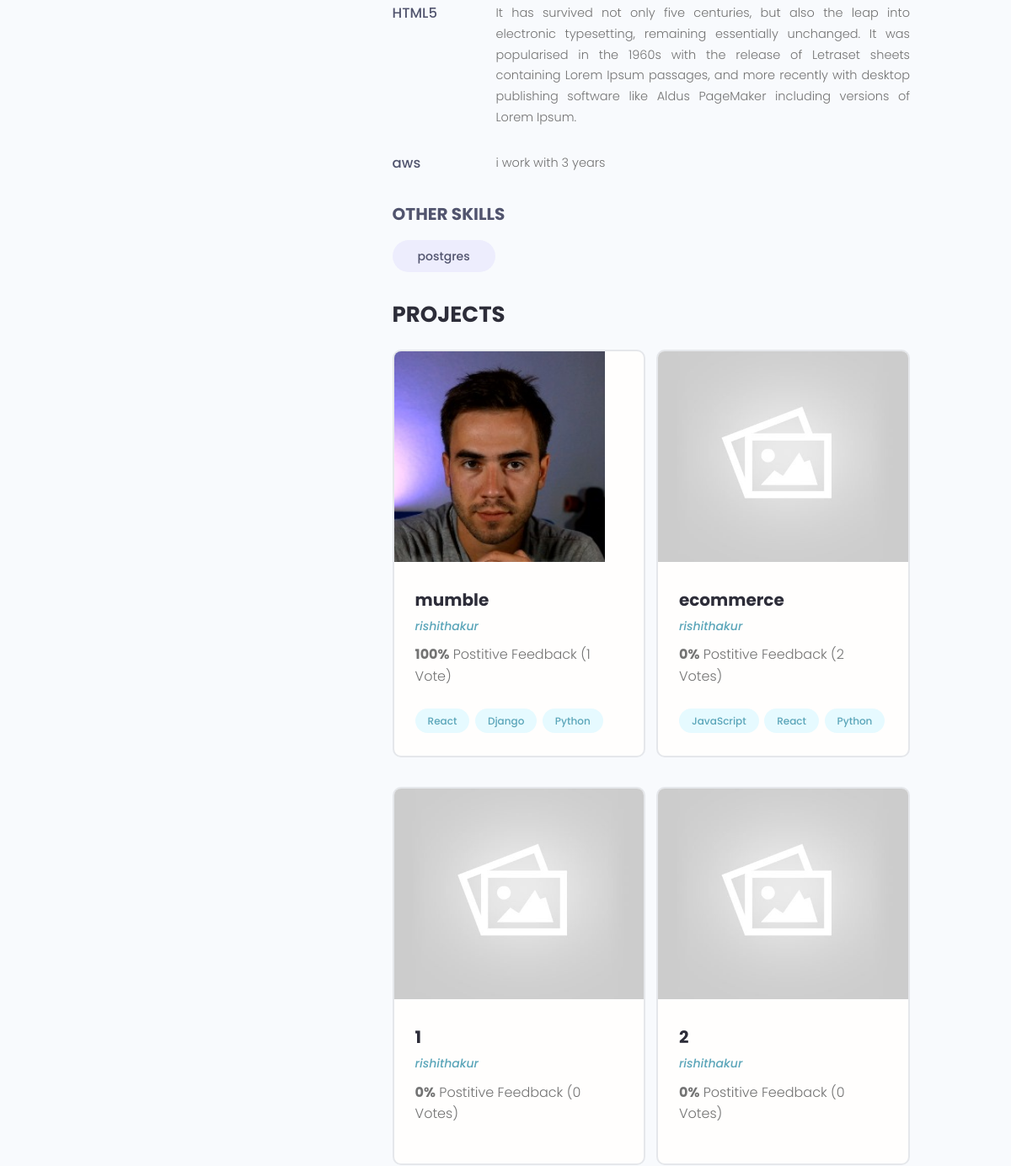
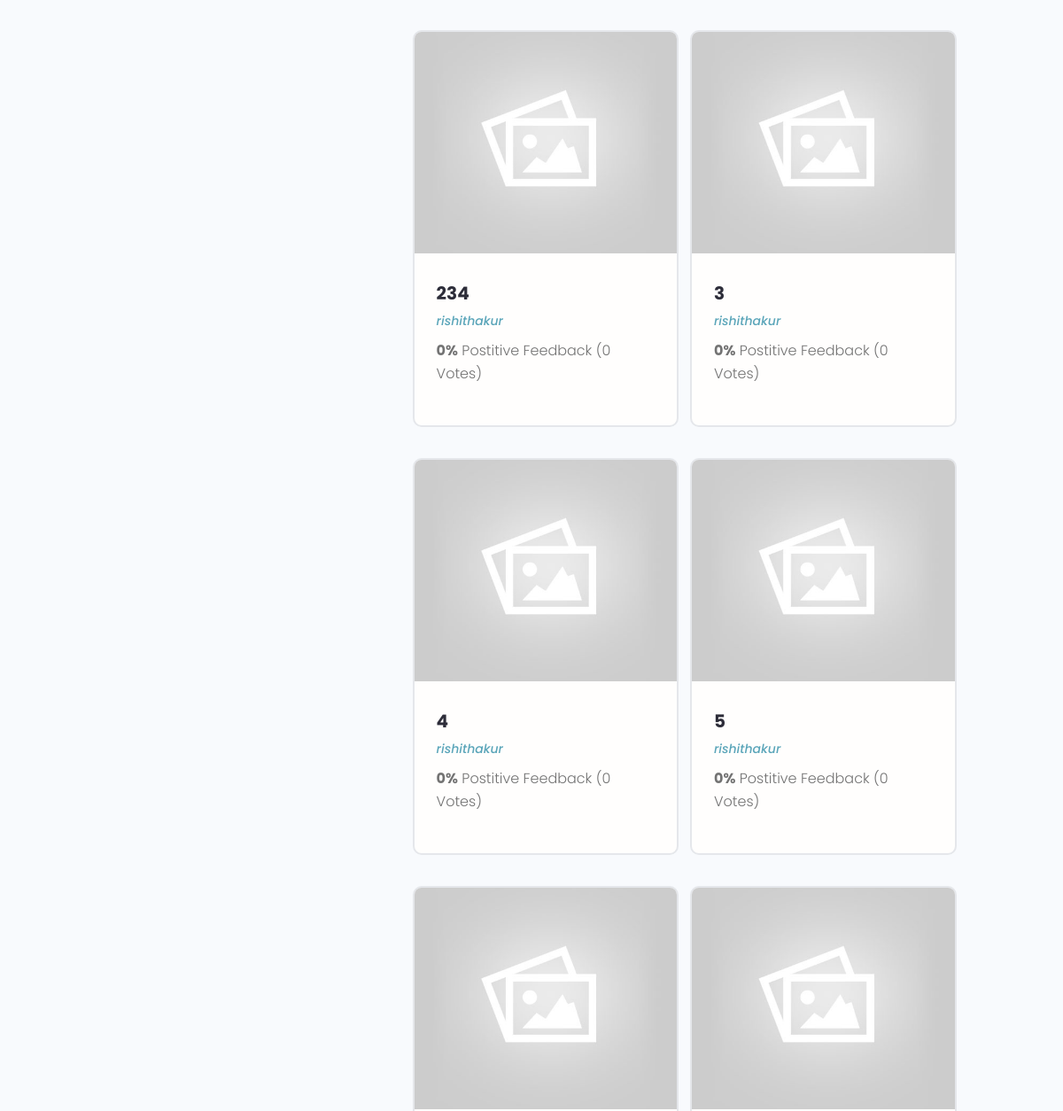
Before: /profile/3f39f7d7-5854-47ed-a7fe-519212ecbd02/ (middle part) with the older database file (2 pictures, top to bottom).
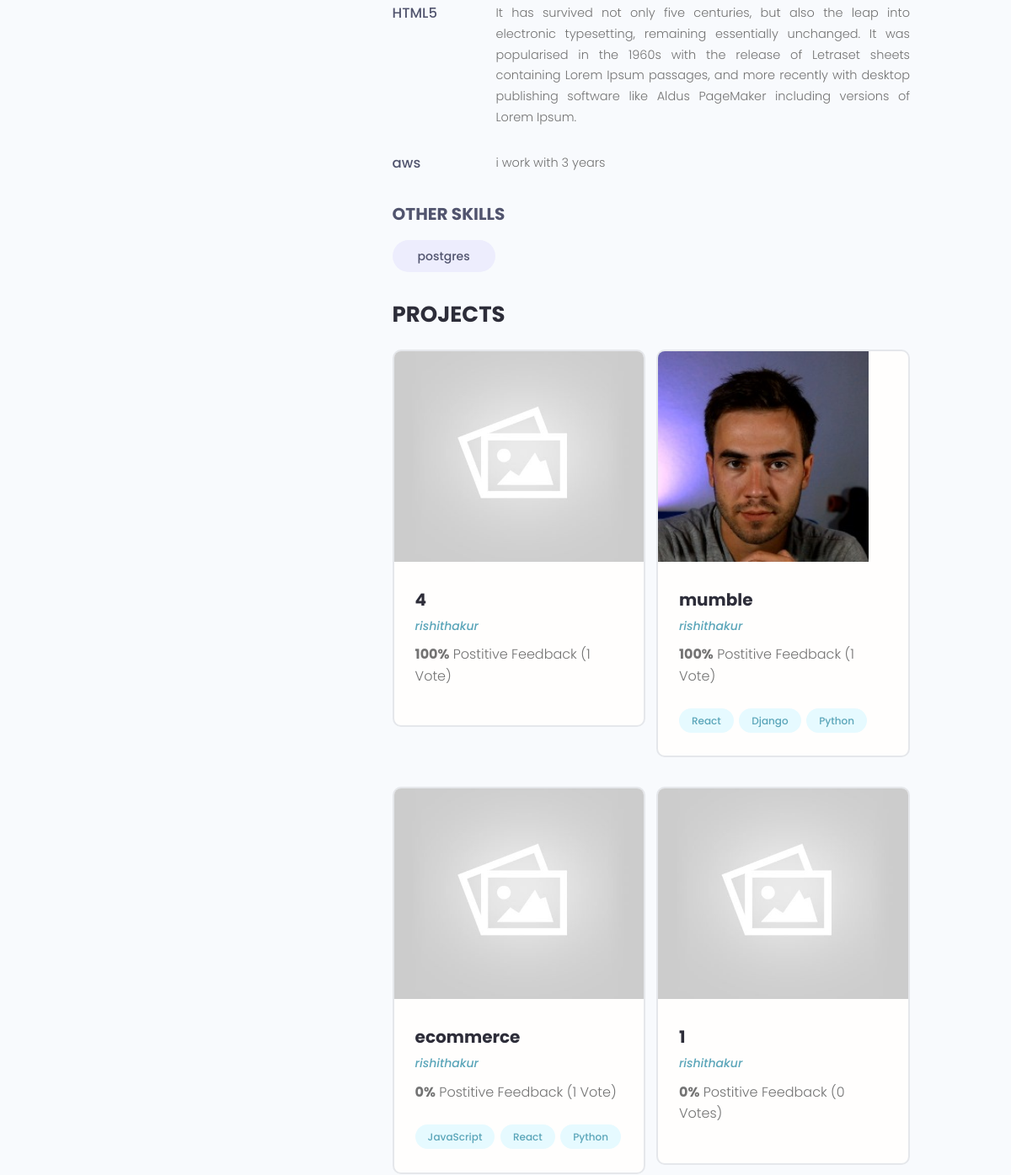
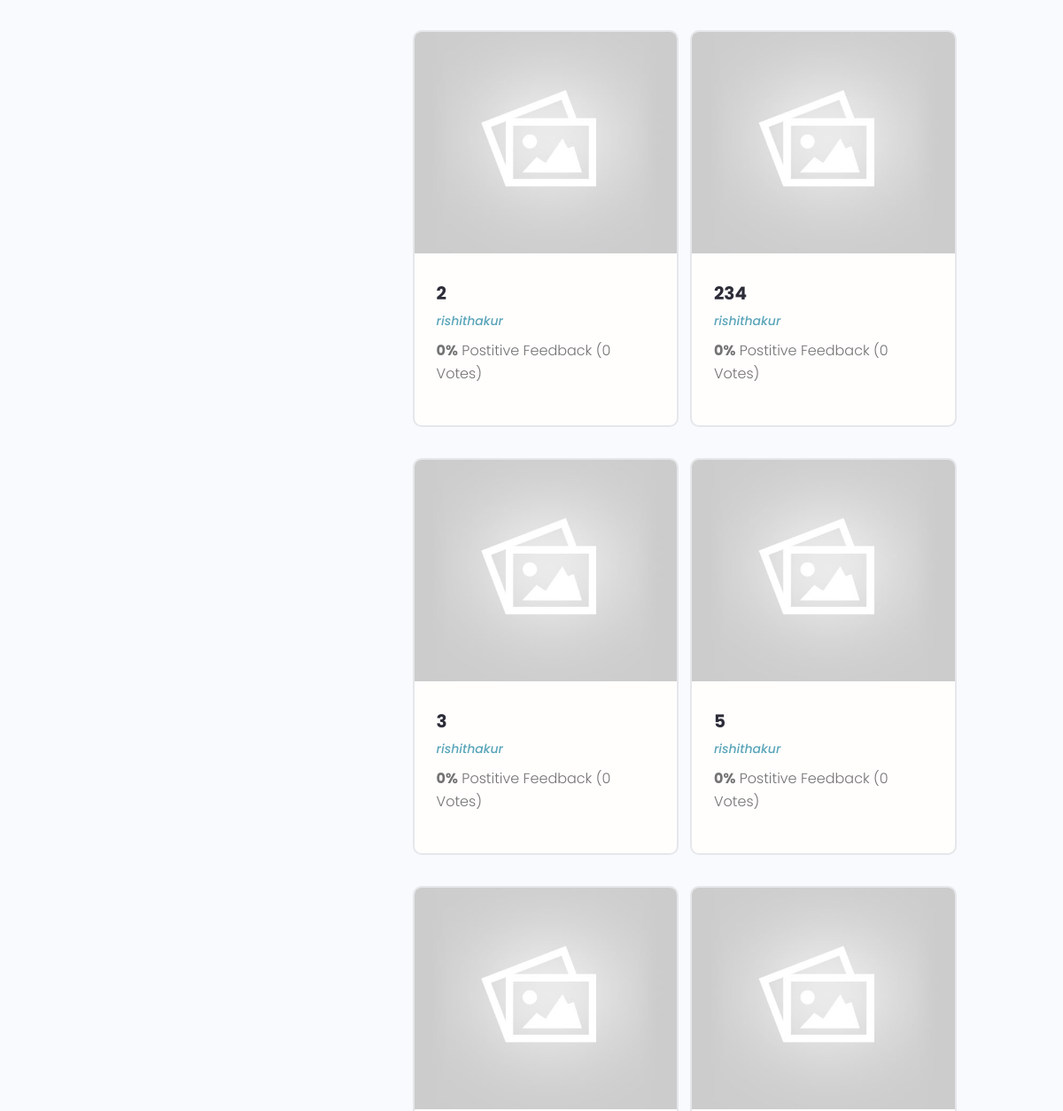
After: the same page with the newer database file (2 pictures, top to bottom).
### users/models.py (models this page shows, shortened)
class Skill(models.Model):
    owner = models.ForeignKey(Profile, on_delete=models.CASCADE, null=True, blank=True)
    name = models.CharField(max_length=200, blank=True, null=True)
    description = models.TextField(null=True, blank=True)
    created = models.DateTimeField(auto_now_add=True)
    id = models.UUIDField(default=uuid.uuid4, unique=True, primary_key=True, editable=False)
    def __str__(self):
       return str(self.name)

class Profile(models.Model):
    user = models.OneToOneField(User, on_delete=models.CASCADE, null=True, blank=True)
    name = models.CharField(max_length=200, blank=True, null=True)
    email = models.EmailField(max_length=500, blank=True, null=True)
    username = models.CharField(max_length=200, blank=True, null=True)
    location = models.CharField(max_length=200, blank=True, null=True)
    short_intro = models.CharField(max_length=200, blank=True, null=True)
    bio = models.TextField(blank=True, null=True)
    profile_image = models.ImageField(null=True, blank=True, upload_to='profiles/', default='profiles/user-default.png')
    social_github =  models.CharField(max_length=200, blank=True, null=True)
    social_linkedin=  models.CharField(max_length=200, blank=True, null=True)
    social_website =  models.CharField(max_length=200, blank=True, null=True)
    social_twitter =  models.CharField(max_length=200, blank=True, null=True)
    created = models.DateTimeField(auto_now_add=True)
    id = models.UUIDField(default=uuid.uuid4, unique=True, primary_key=True, editable=False)
    class Meta:
        ordering = ['created']
    @property
    def imageURL(self):
        try:
            url = self.profile_image.url
        except:
            url = ''
        return url

### projects/models.py (models this page shows, shortened)
class Project(models.Model):
    owner = models.ForeignKey(Profile, null=True, blank=True, on_delete=models.CASCADE)
    title = models.CharField(max_length=200)
    description = models.TextField(null=True, blank=True)
    featured_image = models.ImageField(null=True, blank=True, default="default.jpg")
    demo_link = models.CharField(max_length=2000, null=True, blank=True)
    source_link = models.CharField(max_length=2000,null=True, blank=True)
    tags = models.ManyToManyField('Tag', blank=True)
    vote_total = models.IntegerField(default=0, null=True, blank=True)
    vote_ratio = models.IntegerField(default=0, null=True, blank=True)
    created = models.DateTimeField(auto_now_add=True)
    id = models.UUIDField(default=uuid.uuid4, unique=True, primary_key=True, editable=False)
    class Meta:
        ordering = ['-vote_ratio', '-vote_total', 'title']
    @property
    def imageURL(self):
        try:
            url = self.featured_image.url
        except:
            url = ''
        return url

class Tag(models.Model):
    name = models.CharField(max_length=200)
    created = models.DateTimeField(auto_now_add=True)
    id = models.UUIDField(default=uuid.uuid4, unique=True, primary_key=True, editable=False)
    def __str__(self):
        return self.name

### users/views.py (the view)
# urls.py: path('profile/<str:pk>/', views.userProfile, name='user-profile'),
def userProfile(request, pk):
    profile = Profile.objects.get(id=pk)
    topSkills = profile.skill_set.exclude(description__exact="")
    otherSkills = profile.skill_set.filter(description="")
    context = {'profile':profile, 'topSkills':topSkills, 'otherSkills':otherSkills}
    return render(request, 'users/user-profile.html', context)

### users/templates/users/user-profile.html (shortened to what this page needs)
{% extends 'main.html' %}
{% block content %}
  <main class="profile my-md">
    <div class="container">
      <div class="layout">
        <div class="column column--1of3">
        </div>
        <div class="column column--2of3">
          <div class="devInfo">
            <div class="devInfo__skills">
            {% for skill in topSkills %}
              <div class="devSkill">
                <h4 class="devSkill__title">{{skill.name}}</h4>
                <p class="devSkill__info">
                  {{skill.description}}
                </p>
              </div>
            {% endfor %}
              <h3 class="devInfo__subtitle">Other Skills</h3>
              <div class="devInfo__otherSkills">
                {% for skill in otherSkills %}
                <span class="tag tag--pill tag--sub tag--lg">
                  <small>{{skill}}</small>
                </span>
                {% endfor %}
              </div>
            </div>
          </div>
          <div class="devInfo">
            <h3 class="devInfo__title">Projects</h3>
            <div class="grid grid--two">
            {% for project in profile.project_set.all %}
              <div class="column">
                <div class="card project">
                  <a href="{% url 'project' project.id %}" class="project">
                    <img class="project__thumbnail" src="{{project.imageURL}}" />
                    <div class="card__body">
                      <h3 class="project__title">{{project.title}}</h3>
                      <p><a class="project__author" href="{% url 'user-profile' project.owner.id %}">{{project.owner.name}}</a></p>
                      <p class="project--rating">
                        <span style="font-weight: bold;">{{project.vote_ratio}}%</span> Postitive
                        Feedback ({{project.vote_total}} Vote{{project.vote_total|pluralize:"s"}})
                      </p>
                      <div class="project__tags">
                        {% for tag in project.tags.all %}
                        <span class="tag tag--pill tag--main">
                          <small>{{tag}}</small>
                        </span>
                        {% endfor %}
                      </div>
                    </div>
                  </a>
                </div>
              </div>
            {% endfor %}
            </div>
          </div>
        </div>
      </div>
    </div>
  </main>
{% endblock %}

Changed rows visible on the page:
changed Project (number 1 of 10 on the later page): vote_ratio "0" → "100"; vote_total "0" → "1"; moves up the list
changed Project "ecommerce": vote_total "2" → "1"
